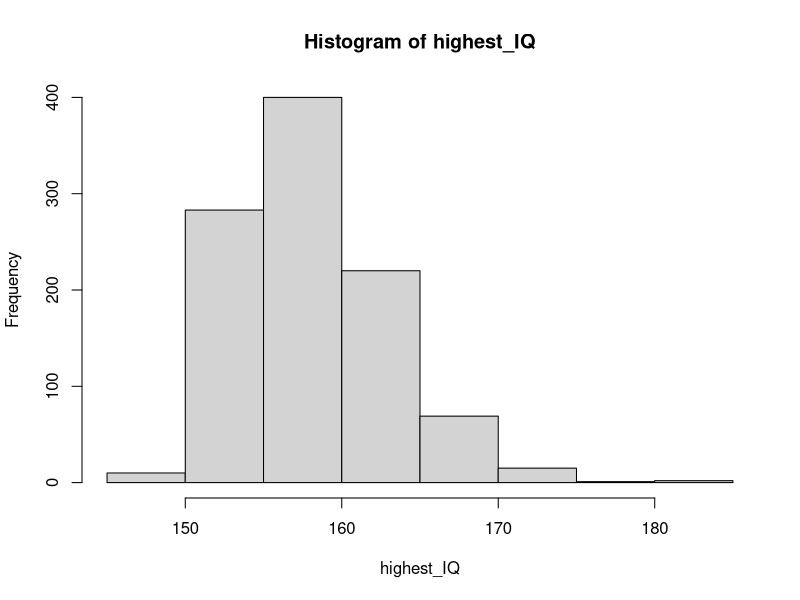

Write the R code that produced this figure.
# The variable `B` specifies the number of times we want the simulation to run.
B <- 1000

# Use the `set.seed` function to make sure your answer matches the expected result after random number generation.
set.seed(1)

# Create an object called `highestIQ` that contains the highest IQ score from each random distribution of 10,000 people.
highest_IQ <- replicate(B, {
  simulated_data <- rnorm(10000, 100, 15)
  max(simulated_data)
})

# Make a histogram of the highest IQ scores.
hist(highest_IQ)